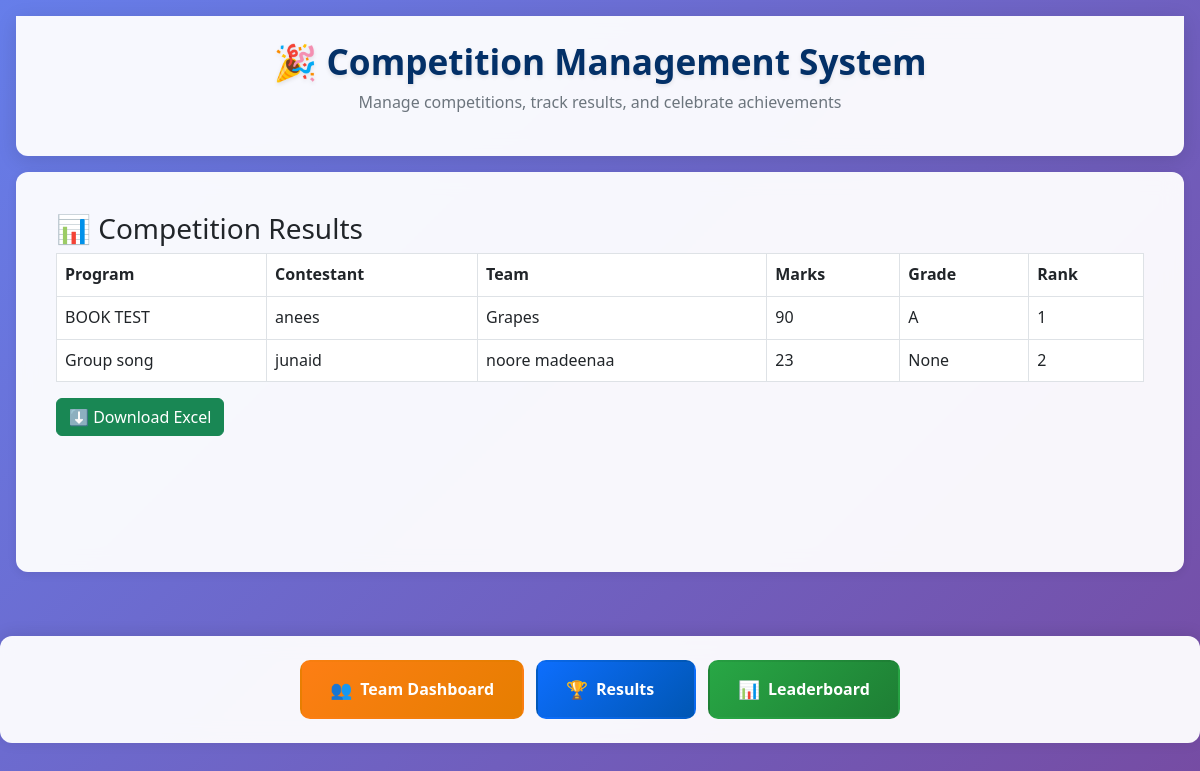
Page /results/ (signed in) on the earlier database version.
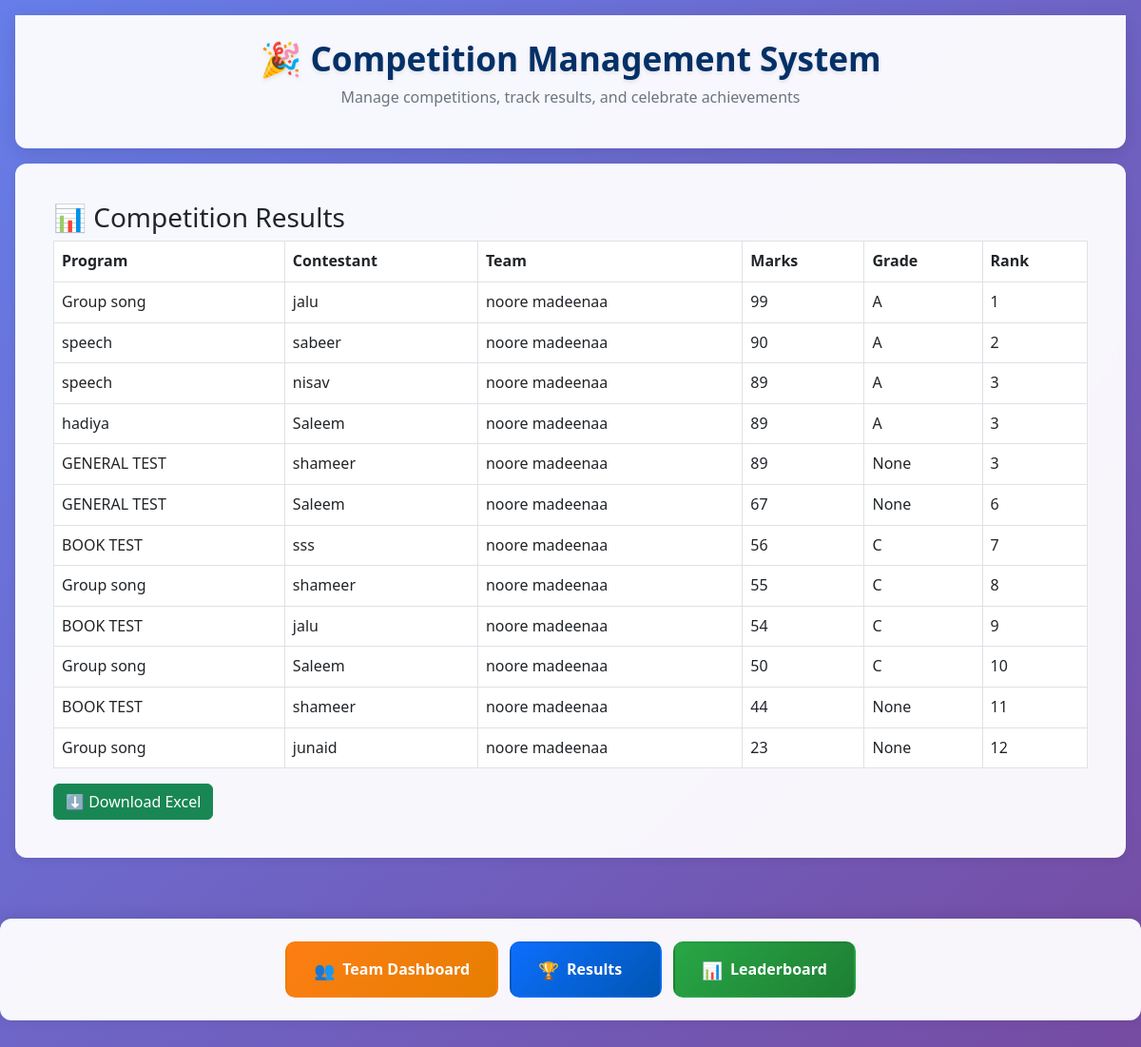
Same page on the later database version.
### core/models.py (models this page shows, shortened)
class Participation(models.Model):
    contestant = models.ForeignKey(Contestant, on_delete=models.CASCADE)
    program = models.ForeignKey(Program, on_delete=models.CASCADE)
    marks = models.IntegerField(null=True, blank=True)
    rank = models.PositiveIntegerField(null=True, blank=True)
    grade = models.CharField(max_length=1, null=True, blank=True)
    points_awarded = models.BooleanField(default=False)

class Program(models.Model):
    name = models.CharField(max_length=100)
    category = models.ForeignKey(Category, on_delete=models.CASCADE)
    is_group = models.BooleanField(default=False, null=True)

class Contestant(models.Model):
    chest_no = models.PositiveIntegerField(unique=True, null=True)
    name = models.CharField(max_length=100)
    team = models.ForeignKey(Team, on_delete=models.CASCADE, null=True, blank=True)
    category = models.ForeignKey(Category, on_delete=models.CASCADE, null=True)
    total_points = models.IntegerField(default=0)

class Team(models.Model):
    user = models.OneToOneField(User, on_delete=models.CASCADE)
    name = models.CharField(max_length=100)
    total_points = models.IntegerField(default=0)

### core/views.py (the view)
# urls.py: path('results/', views.results_view, name='results'),
@login_required
def results_view(request):
    participations = (
        Participation.objects.filter(marks__isnull=False)
        .select_related('program', 'contestant', 'contestant__team')
        .order_by('-marks')  # Sort by marks first
    )
    current_rank = 0
    last_marks = None
    for index, p in enumerate(participations, start=1):
        if p.marks != last_marks:
            current_rank = index
            last_marks = p.marks
        p.rank = current_rank
    return render(request, 'results.html', {'participations': participations})

### templates/results.html
{% extends 'base.html' %}
{% block content %}
<h3>📊 Competition Results</h3>
<table class="table table-bordered">
    <thead>
        <tr>
            <th>Program</th>
            <th>Contestant</th>
            <th>Team</th>
            <th>Marks</th>
            <th>Grade</th>
            <th>Rank</th>
        </tr>
    </thead>
    <tbody>
        {% for p in participations %}
        <tr>
            <td>{{ p.program.name }}</td>
            <td>{{ p.contestant.name }}</td>
            <td>{{ p.contestant.team.name }}</td>
            <td>{{ p.marks }}</td>
            <td>{{ p.grade }}</td>
            <td>{{ p.rank }}</td>
        </tr>
        {% endfor %}
    </tbody>
</table>
<a href="{% url 'export_excel' %}" class="btn btn-success">⬇️ Download Excel</a>
{% endblock %}

Differences in the rows shown:
removed Participation: program.name "BOOK TEST", contestant.name "anees", contestant.team.name "Grapes", marks "90", grade "A", rank "1"
added Participation: program.name "Group song", contestant.name "jalu", contestant.team.name "noore madeenaa", marks "99", grade "A", rank "1"
now on this page (row edited): Participation: program.name "speech", contestant.name "sabeer", contestant.team.name "noore madeenaa", marks "90", grade "A", rank "2"
now on this page (row edited): Participation: program.name "speech", contestant.name "nisav", contestant.team.name "noore madeenaa", marks "89", grade "A", rank "3"
added Participation: program.name "hadiya", contestant.name "Saleem", contestant.team.name "noore madeenaa", marks "89", grade "A", rank "3"
added Participation: program.name "GENERAL TEST", contestant.name "shameer", contestant.team.name "noore madeenaa", marks "89", grade "None", rank "3"
added Participation: program.name "GENERAL TEST", contestant.name "Saleem", contestant.team.name "noore madeenaa", marks "67", grade "None", rank "6"
added Participation: program.name "BOOK TEST", contestant.name "sss", contestant.team.name "noore madeenaa", marks "56", grade "C", rank "7"
added Participation: program.name "Group song", contestant.name "shameer", contestant.team.name "noore madeenaa", marks "55", grade "C", rank "8"
added Participation: program.name "BOOK TEST", contestant.name "jalu", contestant.team.name "noore madeenaa", marks "54", grade "C", rank "9"
added Participation: program.name "Group song", contestant.name "Saleem", contestant.team.name "noore madeenaa", marks "50", grade "C", rank "10"
added Participation: program.name "BOOK TEST", contestant.name "shameer", contestant.team.name "noore madeenaa", marks "44", grade "None", rank "11"
computed for Participation "junaid": rank "2" → "12"
